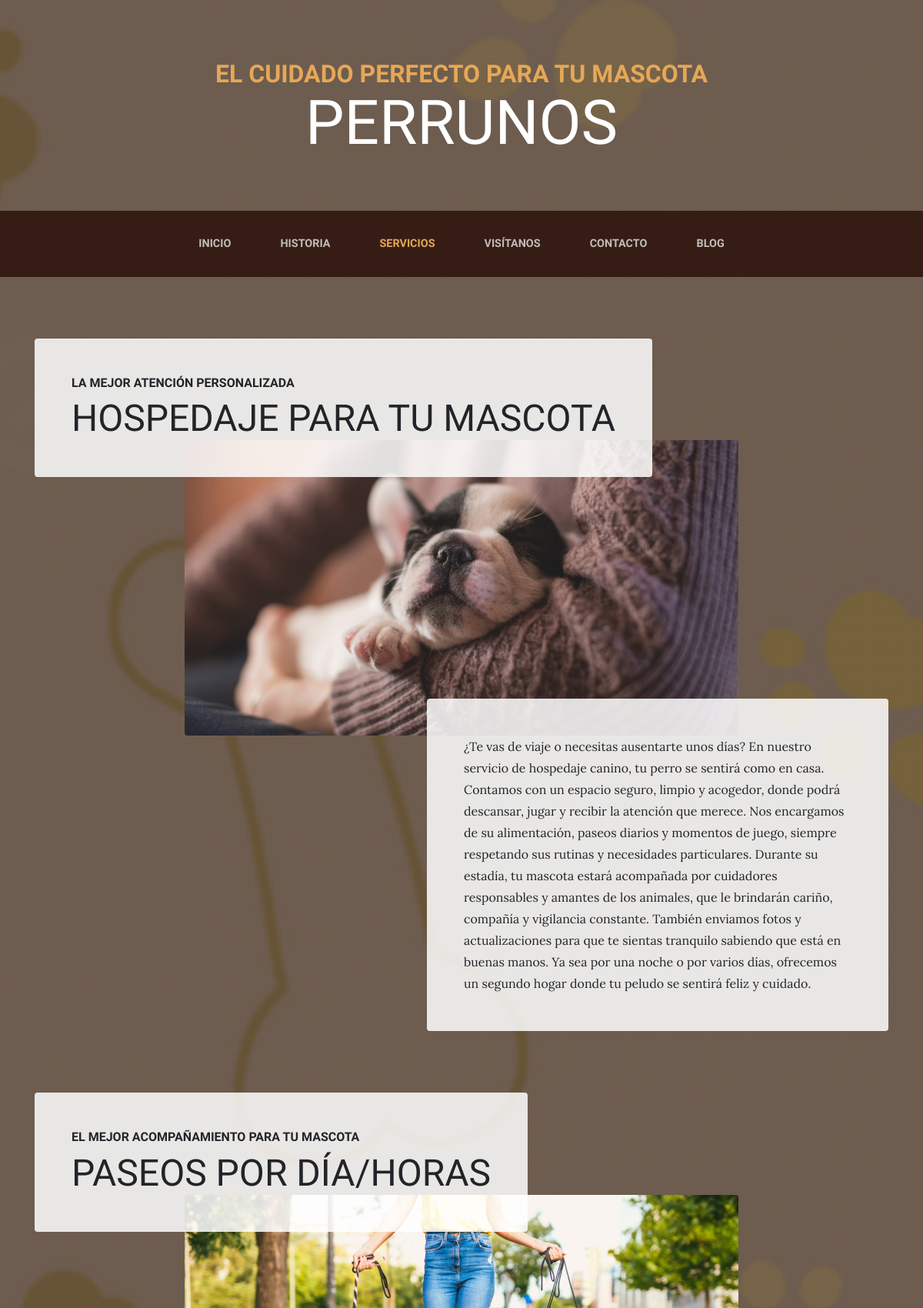
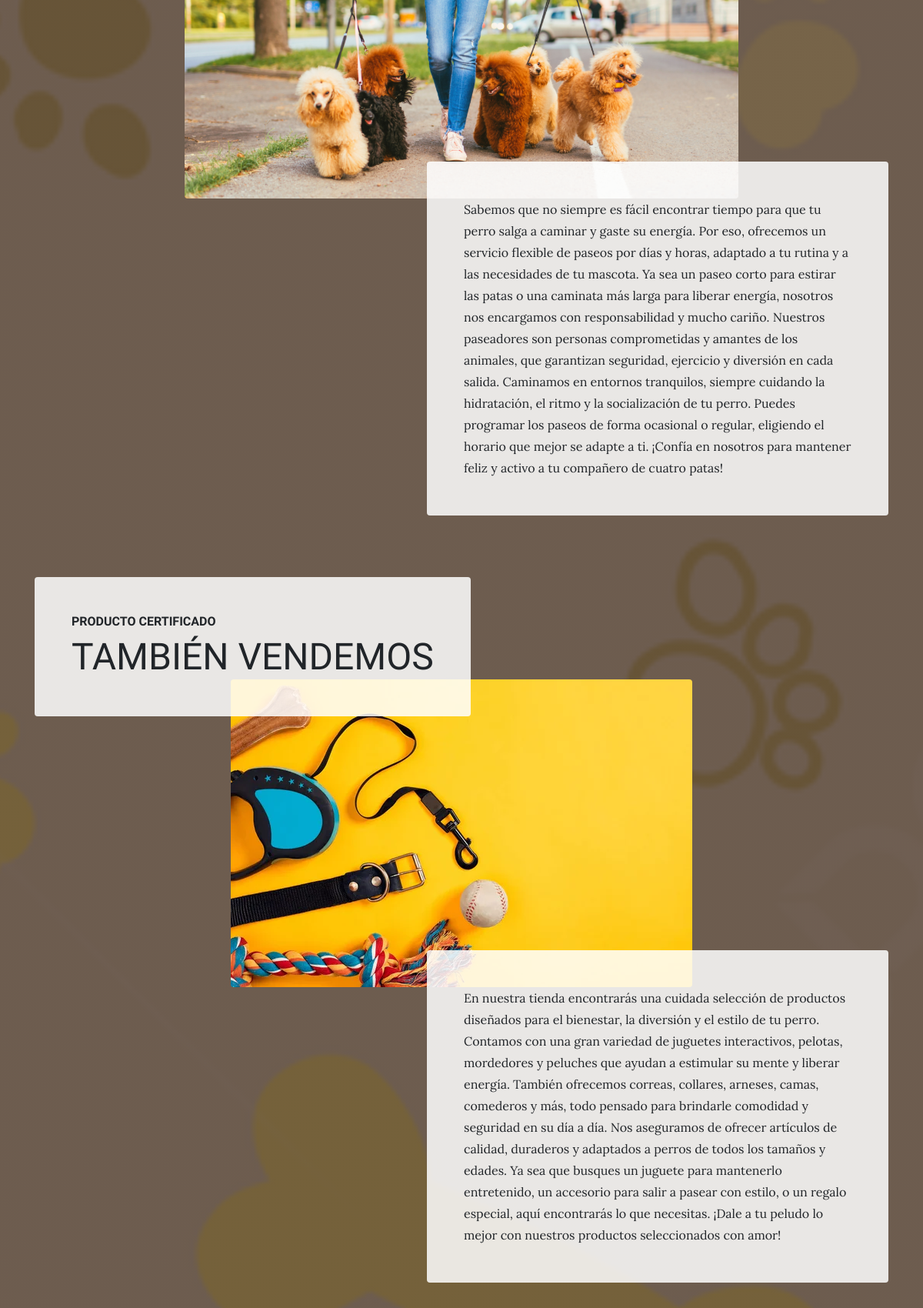
Page /services/ (upper part) on the committed database (2 pictures, top to bottom).
### services/models.py (models this page shows, shortened)
class Service(models.Model):
    title = models.CharField(max_length=200, verbose_name="Título")
    subtitle = models.CharField(max_length=200, verbose_name="Subtítulo")
    content = models.TextField(verbose_name="Contenido")
    image = models.ImageField(verbose_name="Imágen", upload_to="services")
    created = models.DateTimeField(auto_now_add=True, verbose_name="Fecha de creación")
    updated = models.DateTimeField(auto_now=True, verbose_name="fecha de edición")
    class Meta:
        verbose_name = "servicio"
        verbose_name_plural = "servicios"
        ordering = ['-created']

### services/views.py (the view)
# urls.py: path('', views.services, name="services"), #dejo en la raiz ' '
def services(request):
    services = Service.objects.all()
    return render(request, "services/services.html", {'services': services})

### pages/processors.py (called while the page is built)
def normalize_key(text):
    text = text.lower()
    text = unicodedata.normalize('NFKD', text).encode('ascii', 'ignore').decode('ascii')
    text = text.replace(" ", "_")
    return text

def context_dict_page(request):
    pages = Page.objects.all()
    return {
        'all_pages': {
            normalize_key(page.title): page for page in pages
        }
    }

### social/processors.py (called while the page is built)
def context_dict_link(request):
    context = {}
    links = Link.objects.all()
    for link in links:
        context[link.key] = link.url
    return context

### services/templates/services/services.html (shortened to what this page needs)
{% extends 'core/base.html' %}
{% load static %}
{% block content %}
  {% for service in services reversed %}
  <section class="page-section">
    <div class="container">
      <div class="product-item">
        <div class="product-item-title d-flex">
          <div class="bg-faded p-5 d-flex mr-auto rounded">
            <h2 class="section-heading mb-0">
              <span class="section-heading-upper">{{service.subtitle}}</span>
              <span class="section-heading-lower">{{service.title}}</span>
            </h2>
          </div>
        </div>
        <img class="product-item-img mx-auto d-flex rounded img-fluid mb-3 mb-lg-0" src="{{service.image.url}}" alt="">
        <div class="product-item-description d-flex ml-auto">
          <div class="bg-faded p-5 rounded">
            <p class="mb-0">{{service.content}}</p>
          </div>
        </div>
      </div>
    </div>
  </section>
  {% endfor %}
{% endblock %}

### core/static/core/css/business-casual.css (style rules this page uses)
body { font-family: 'Lora'; background: linear-gradient(rgba(47, 23, 15, 0.65), rgba(47, 23, 15, 0.65)), url("../img/bg.jpg"); background-attachment: fixed; background-position: center; background-size: cover; }
h1, h2, h3, h4, h5, h6 { font-family: 'Raleway'; }
p { line-height: 1.75; }
.page-section { margin-top: 5rem; margin-bottom: 5rem; }
.section-heading { text-transform: uppercase; }
.section-heading .section-heading-upper { display: block; font-size: 1rem; font-weight: 800; padding-bottom:.5rem; }
.section-heading .section-heading-lower { display: block; font-size: 3rem; font-weight: 100; }
.bg-faded { background-color: rgba(255, 255, 255, 0.85); }
@media (min-width: 992px) { .product-item .product-item-title { position: relative; z-index: 1; margin-bottom: -3rem; } }
@media (min-width: 992px) { .product-item .product-item-img { position: relative; z-index: 0; max-width: 60vw; } }
@media (min-width: 992px) { .product-item .product-item-description { position: relative; z-index: 1; margin-top: -3rem; max-width: 50vw; } }

### rows in the picture
Service: subtitle "LA MEJOR ATENCIÓN PERSONALIZADA", title "HOSPEDAJE PARA TU MASCOTA", image (picture), content "¿Te vas de viaje o necesitas ausentarte unos días? En nuestro servicio de hospedaje canino, tu perro se sentirá como en casa. Contamos con un espacio seguro, limpio y acogedor, donde podrá descansar, jugar y recibir la atención que merece. Nos encargamos de su alimentación, paseos diarios y momentos de juego, siempre respetando sus rutinas y necesidades particulares. Durante su estadía, tu mascota estará acompañada por cuidadores responsables y amantes de los animales, que le brindarán cariño, compañía y vigilancia constante. También enviamos fotos y actualizaciones para que te sientas tranquilo sabiendo que está en buenas manos. Ya sea por una noche o por varios días, ofrecemos un segundo…"
Service: subtitle "EL MEJOR ACOMPAÑAMIENTO PARA TU MASCOTA", title "PASEOS POR DÍA/HORAS", image (picture), content "Sabemos que no siempre es fácil encontrar tiempo para que tu perro salga a caminar y gaste su energía. Por eso, ofrecemos un servicio flexible de paseos por días y horas, adaptado a tu rutina y a las necesidades de tu mascota. Ya sea un paseo corto para estirar las patas o una caminata más larga para liberar energía, nosotros nos encargamos con responsabilidad y mucho cariño. Nuestros paseadores son personas comprometidas y amantes de los animales, que garantizan seguridad, ejercicio y diversión en cada salida. Caminamos en entornos tranquilos, siempre cuidando la hidratación, el ritmo y la socialización de tu perro. Puedes programar los paseos de forma ocasional o regular, eligiendo el…"
Service: subtitle "PRODUCTO CERTIFICADO", title "TAMBIÉN VENDEMOS", image (picture), content "En nuestra tienda encontrarás una cuidada selección de productos diseñados para el bienestar, la diversión y el estilo de tu perro. Contamos con una gran variedad de juguetes interactivos, pelotas, mordedores y peluches que ayudan a estimular su mente y liberar energía. También ofrecemos correas, collares, arneses, camas, comederos y más, todo pensado para brindarle comodidad y seguridad en su día a día. Nos aseguramos de ofrecer artículos de calidad, duraderos y adaptados a perros de todos los tamaños y edades. Ya sea que busques un juguete para mantenerlo entretenido, un accesorio para salir a pasear con estilo, o un regalo especial, aquí encontrarás lo que necesitas. ¡Dale a tu peludo lo…"
